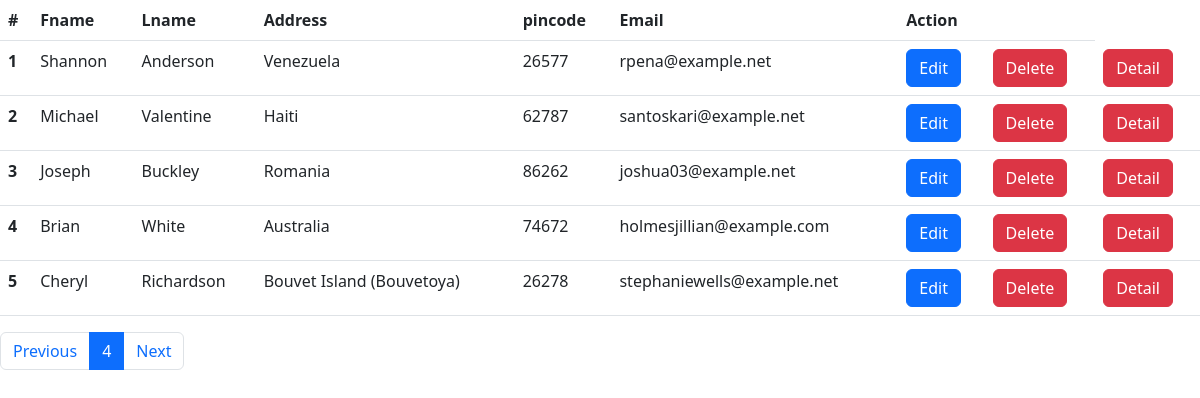
The page /list/?page=4 on the database its author committed.
### app1/models.py (models this page shows, shortened)
class Student(models.Model):
    fname = models.CharField(max_length=50)
    lname = models.CharField(max_length=50)
    address = models.CharField(max_length=50)
    pincode = models.CharField(max_length=50)
    email = models.EmailField(max_length=254)

### app1/views.py (the view)
# urls.py: path('list/', lists, name='lists'),
def lists(request):
    s_list = Student.objects.all().order_by('-id')
    paginator = Paginator(s_list, 5)
    page_number = request.GET.get('page')
    page_obj = paginator.get_page(page_number)
    return render(request,'list.html',{'page_obj':page_obj})

### app1/templates/list.html (shortened to what this page needs)
{% extends './base.html' %}
{% block contant %}
<table class="table">
    <thead>
      <tr>
        <th scope="col">#</th>
        <th scope="col">Fname</th>
        <th scope="col">Lname</th>
        <th scope="col">Address</th>
        <th scope="col">pincode</th>
        <th scope="col">Email</th>
        <th colspan="2">Action</th>
      </tr>
    </thead>
    <tbody>
        {% for i in page_obj.object_list %}
      <tr>
        <th scope="row">{{forloop.counter}}</th>
        <td>{{i.fname}}</td>
        <td>{{i.lname}}</td>
        <td>{{i.address}}</td>
        <td>{{i.pincode}}</td>
        <td>{{i.email}}</td>
        <td><a href="{% url 'edits' i.id %}" class="btn btn-primary">Edit</a></td>
        <td><a href="{% url 'deletes' i.id %}" class="btn btn-danger">Delete</a></td>
        <td><a href="{% url 'details' i.id %}" class="btn btn-danger">Detail</a></td>
      </tr>
      {% endfor %}
    </tbody>
  </table>
  <nav aria-label="...">
    <ul class="pagination">
      {%if page_obj.has_previous %}
      <li class="page-item ">
        <a href="?page={{page_obj.previous_page_number}}" class="page-link">Previous</a>
      </li>
      {% else %}
      <li class="page-item disabled">
        <a class="page-link">Previous</a>
      </li>
      {% endif %}
      <li class="page-item active" aria-current="page">
        <a class="page-link" href="#">{{page_obj.number}}<span class="visually-hidden">(current)</span></a>
      </li>
      {%if page_obj.has_next %}
      <li class="page-item">
        <a class="page-link" href="?page={{page_obj.next_page_number}}">Next</a>
      </li>
      {% else %}
      <li class="page-item disabled">
        <a class="page-link">Next</a>
      </li>
      {% endif %}
    </ul>
  </nav>
{% endblock contant %}

### rows shown on the page
Student: fname "Shannon", lname "Anderson", address "Venezuela", pincode "26577", email "rpena@example.net"
Student: fname "Michael", lname "Valentine", address "Haiti", pincode "62787", email "santoskari@example.net"
Student: fname "Joseph", lname "Buckley", address "Romania", pincode "86262", email "joshua03@example.net"
Student: fname "Brian", lname "White", address "Australia", pincode "74672", email "holmesjillian@example.com"
Student: fname "Cheryl", lname "Richardson", address "Bouvet Island (Bouvetoya)", pincode "26278", email "stephaniewells@example.net"

### other values the page prints
{{ page_obj.number }} "4"
